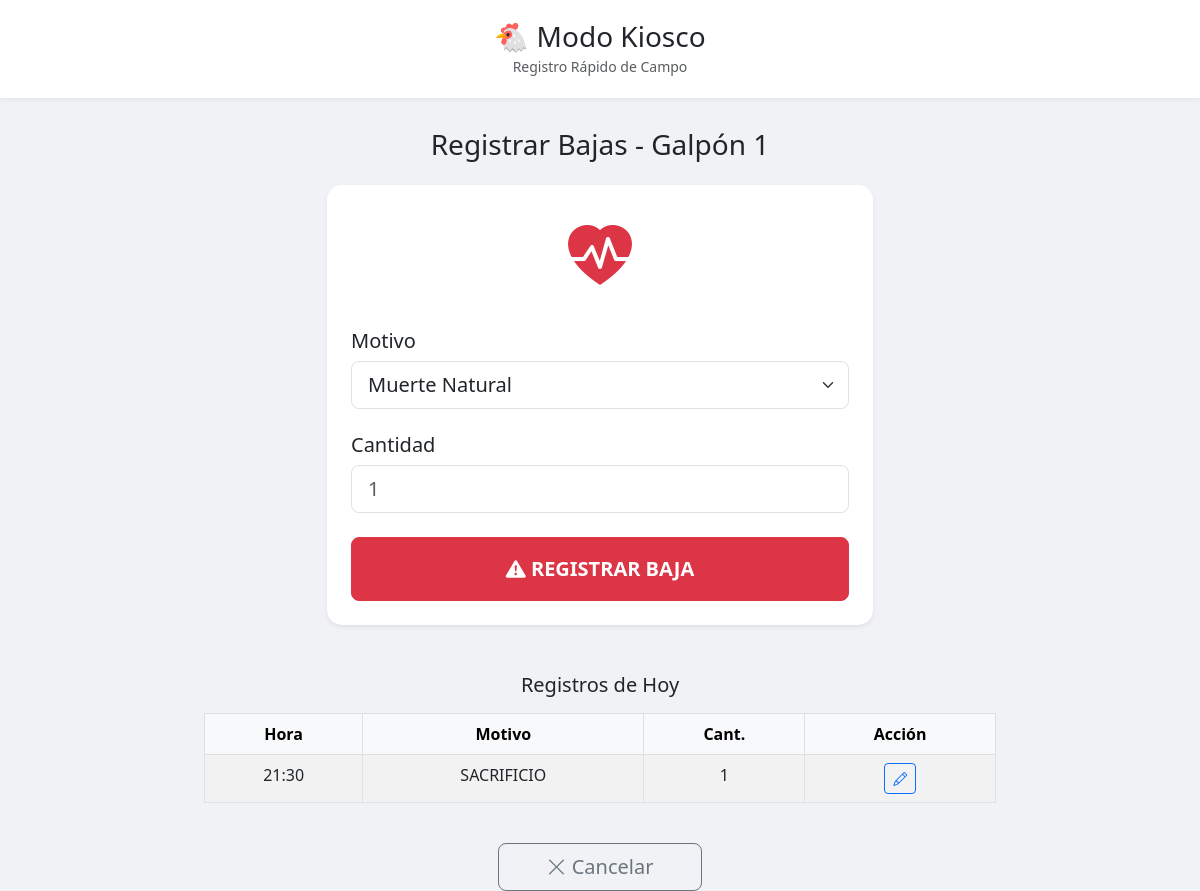
Page /kiosco/lote/1/bajas/ on the committed database.
### Gestion/models.py (models this page shows, shortened)
class Lote(models.Model):
    id_lote = models.AutoField(primary_key=True)
    galpon = models.ForeignKey(Galpon, on_delete=models.CASCADE)
    raza = models.CharField(max_length=100)
    fecha_inicio = models.DateField(default=timezone.now)
    aves_iniciales = models.IntegerField()
    aves_actuales = models.IntegerField(editable=False) # Updated by signal
    estado = models.BooleanField(default=True) # Active=True, Closed=False
    fecha_proxima_vacuna = models.DateField(null=True, blank=True)

class Galpon(models.Model):
    id_galpon = models.AutoField(primary_key=True)
    nombre = models.CharField(max_length=100)
    capacidad_max = models.IntegerField()

class RegistroBajas(models.Model):
    id_baja = models.AutoField(primary_key=True)
    lote = models.ForeignKey(Lote, on_delete=models.CASCADE)
    fecha = models.DateTimeField(default=timezone.now)
    cantidad = models.IntegerField()
    motivo = models.CharField(
        max_length=20,
        choices=MotivoBaja.choices,
        default=MotivoBaja.MUERTE_NATURAL
    )

### Kiosco/views.py (the view, shortened to what this page needs)
# urls.py: path('lote/<int:lote_id>/bajas/', views.registrar_bajas, name='kiosco-bajas'),
def registrar_bajas(request, lote_id):
    lote = get_object_or_404(Lote, pk=lote_id)
    movimientos = RegistroBajas.objects.filter(
        lote=lote,
        fecha__date=timezone.now()
    ).order_by('-fecha')
    return render(request, 'Kiosco/form_bajas.html', {'lote': lote, 'movimientos': movimientos})

### Kiosco/templates/Kiosco/form_bajas.html (shortened to what this page needs)
{% extends 'Kiosco/base_kiosco.html' %}
{% block content %}
<h3 class="text-center mb-4">Registrar Bajas - {{ lote.galpon.nombre }}</h3>
<div class="row justify-content-center">
    <div class="col-md-6">
        <div class="card p-4 shadow-sm border-0 border-danger"
            style="border-radius: 15px; border-left: 5px solid #dc3545;">
            <div class="text-center mb-4">
                <i class="bi bi-heart-pulse-fill text-danger" style="font-size: 4rem;"></i>
            </div>
            <form method="post">
                <div class="mb-4">
                    <label class="form-label h5">Motivo</label>
                    <select name="motivo" class="form-select form-select-lg" required>
                        <option value="NATURAL">Muerte Natural</option>
                    </select>
                </div>
                <div class="mb-4">
                    <label class="form-label h5">Cantidad</label>
                    <input type="number" step="1" name="cantidad" class="form-control form-control-lg" placeholder="1"
                        required>
                </div>
                <button type="submit" class="btn btn-danger btn-lg w-100 py-3 fw-bold">
                    <i class="bi bi-exclamation-triangle-fill"></i> REGISTRAR BAJA
                </button>
            </form>
        </div>
    </div>
</div>
</div>
<div class="row justify-content-center mt-5">
    <div class="col-md-8">
        <h5 class="text-center mb-3">Registros de Hoy</h5>
        <div class="table-responsive">
            <table class="table table-bordered table-striped text-center">
                <thead class="table-light">
                    <tr>
                        <th>Hora</th>
                        <th>Motivo</th>
                        <th>Cant.</th>
                        <th>Acción</th>
                    </tr>
                </thead>
                <tbody>
                    {% for m in movimientos %}
                    <tr>
                        <td>{{ m.fecha|date:"H:i" }}</td>
                        <td>{{ m.get_motivo_display }}</td>
                        <td>{{ m.cantidad }}</td>
                        <td>
                            <a href="{% url 'kiosco-bajas-edit' m.pk %}" class="btn btn-sm btn-outline-primary">
                                <i class="bi bi-pencil"></i>
                            </a>
                        </td>
                    </tr>
                    {% empty %}
                    <tr>
                        <td colspan="4" class="text-muted">Sin registros hoy</td>
                    </tr>
                    {% endfor %}
                </tbody>
            </table>
        </div>
    </div>
</div>
<div class="text-center mt-4">
    <a href="{% url 'kiosco-menu' lote.pk %}" class="btn btn-outline-secondary btn-lg px-5">
        <i class="bi bi-x-lg"></i> Cancelar
    </a>
</div>
{% endblock %}

### Kiosco/templates/Kiosco/base_kiosco.html (style rules this page uses)
body { background-color: #f0f2f5; }

### rows in the picture
Lote: galpon.nombre "Galpón 1"
RegistroBajas: fecha "21:30", motivo "SACRIFICIO", cantidad "1"
